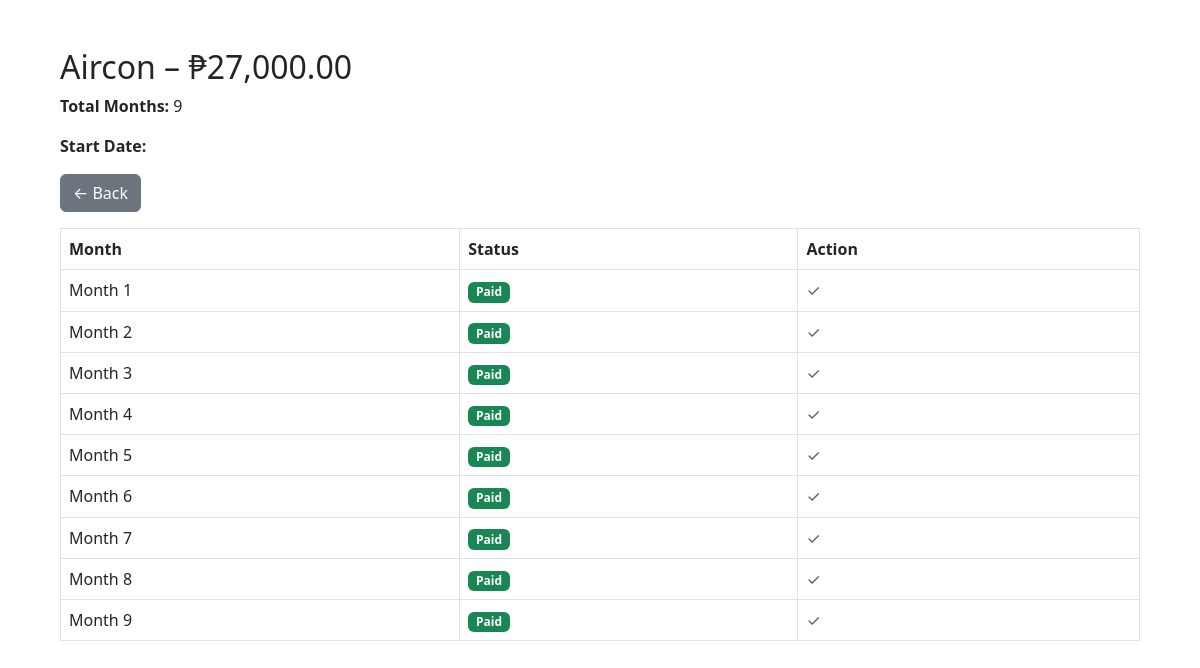
/debt.php?id=21, run on the app's committed database.
### tables this page shows
CREATE TABLE `debts` (
  `id` int(11) NOT NULL,
  `name` varchar(255) NOT NULL,
  `amount` decimal(10,2) NOT NULL,
  `total_months` int(11) NOT NULL,
  `payment_day` int(11) NOT NULL DEFAULT 15
);

CREATE TABLE `debt_payments` (
  `id` int(11) NOT NULL,
  `debt_id` int(11) NOT NULL,
  `payment_month` int(11) NOT NULL,
  `is_paid` tinyint(1) DEFAULT 0,
  `payment_date` date DEFAULT NULL
);

### debt.php (the view, shortened to what this page needs)
<?php include 'db.php';
$id = $_GET['id'];
$debt = $conn->query("SELECT * FROM debts WHERE id=$id")->fetch_assoc();
$payments = $conn->query("SELECT * FROM debt_payments WHERE debt_id=$id ORDER BY payment_month ASC");
?>
<!DOCTYPE html>
<html>
<head>
    <link href="https://cdn.jsdelivr.net/npm/bootstrap@5.3.0/dist/css/bootstrap.min.css" rel="stylesheet">
</head>
<body class="p-5">
    <div class="container">
        <h2><?= $debt['name'] ?> – ₱<?= number_format($debt['amount'], 2) ?></h2>
        <p><strong>Total Months:</strong> <?= $debt['total_months'] ?></p>
        <p><strong>Start Date:</strong> <?= $debt['start_date'] ?></p>
        <a href="index.php" class="btn btn-secondary mb-3">← Back</a>
        <table class="table table-bordered">
            <thead>
                <tr>
                    <th>Month</th>
                    <th>Status</th>
                    <th>Action</th>
                </tr>
            </thead>
            <tbody>
                <?php while ($p = $payments->fetch_assoc()): ?>
                    <tr>
                        <td>Month <?= $p['payment_month'] ?></td>
                        <td><?= $p['is_paid'] ? '<span class="badge bg-success">Paid</span>' : '<span class="badge bg-danger">Unpaid</span>' ?></td>
                        <td>
                            <?php if (!$p['is_paid']): ?>
                                <a href="mark_paid.php?id=<?= $p['id'] ?>&debt_id=<?= $id ?>" class="btn btn-sm btn-success">Mark as Paid</a>
                            <?php else: ?>
                                <span class="text-muted">✓</span>
                            <?php endif; ?>
                        </td>
                    </tr>
                <?php endwhile; ?>
            </tbody>
        </table>
    </div>
</body>
</html>

### data on the page
debts: name "Aircon", amount "27,000.00", total_months "9"
debt_payments: payment_month "1", is_paid "Paid"
debt_payments: payment_month "2", is_paid "Paid"
debt_payments: payment_month "3", is_paid "Paid"
debt_payments: payment_month "4", is_paid "Paid"
debt_payments: payment_month "5", is_paid "Paid"
debt_payments: payment_month "6", is_paid "Paid"
debt_payments: payment_month "7", is_paid "Paid"
debt_payments: payment_month "8", is_paid "Paid"
debt_payments: payment_month "9", is_paid "Paid"
